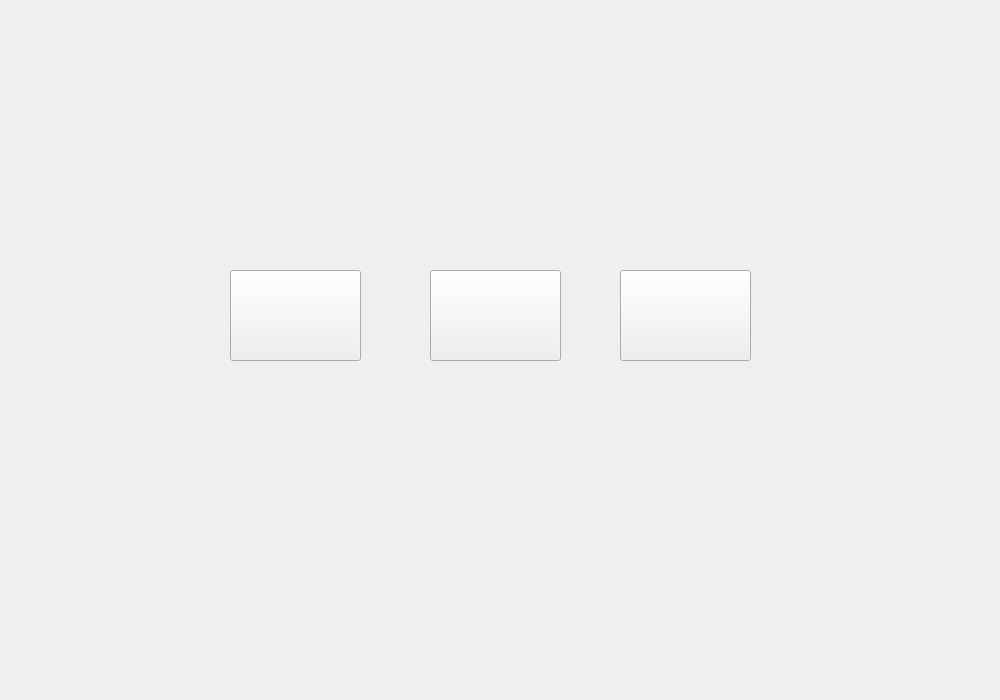
<?xml version="1.0" encoding="UTF-8"?>
<ui version="4.0">
 <class>Form</class>
 <widget class="QWidget" name="Form">
  <property name="geometry">
   <rect>
    <x>0</x>
    <y>0</y>
    <width>1000</width>
    <height>700</height>
   </rect>
  </property>
  <property name="windowTitle">
   <string>Form</string>
  </property>
  <widget class="QPushButton" name="registration">
   <property name="geometry">
    <rect>
     <x>230</x>
     <y>270</y>
     <width>131</width>
     <height>91</height>
    </rect>
   </property>
   <property name="text">
    <string/>
   </property>
  </widget>
  <widget class="QPushButton" name="levels_button">
   <property name="geometry">
    <rect>
     <x>430</x>
     <y>270</y>
     <width>131</width>
     <height>91</height>
    </rect>
   </property>
   <property name="text">
    <string/>
   </property>
  </widget>
  <widget class="QPushButton" name="pushButton_3">
   <property name="geometry">
    <rect>
     <x>620</x>
     <y>270</y>
     <width>131</width>
     <height>91</height>
    </rect>
   </property>
   <property name="text">
    <string/>
   </property>
  </widget>
 </widget>
 <resources/>
 <connections/>
</ui>
